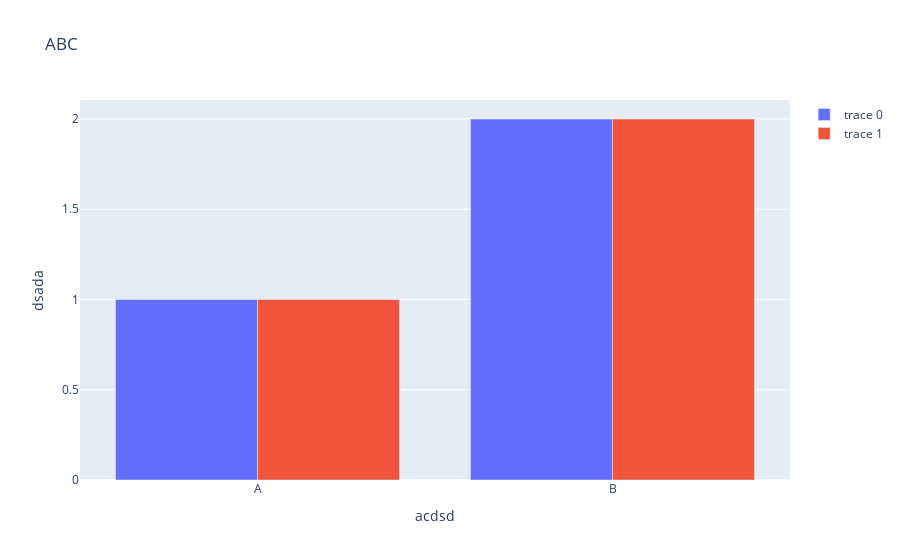

Notebook code for this chart:
### Markdown cell above
### 1. Plotly Visualization Structure

### Code cell
import plotly.express as px
import plotly.graph_objects as go

### Empty Graph
fig =go.Figure()

### Creating Trace

bar = go.Bar(x=['A','B'],y=[1,2])
bar2= go.Bar(x=['A','B'],y=[1,2])
### Stacking on Graph
fig.add_trace(bar)
fig.add_trace(bar2)


### Designing Layout

fig.update_layout(
    title='ABC',
    xaxis_title='acdsd',
    yaxis_title='dsada'
)

### Figure 1 — Plotly figure (JSON) as saved in the notebook; plotly's stock layout.template omitted (floating-point values rounded to 4 significant figures)
{"data": [{"type": "bar", "x": ["A", "B"], "y": [1, 2]}, {"type": "bar", "x": ["A", "B"], "y": [1, 2]}], "layout": {"autosize": true, "title": {"text": "ABC"}, "xaxis": {"autorange": true, "range": [-0.5, 1.5], "title": {"text": "acdsd"}, "type": "category"}, "yaxis": {"autorange": true, "range": [0, 2.105], "title": {"text": "dsada"}, "type": "linear"}}}
